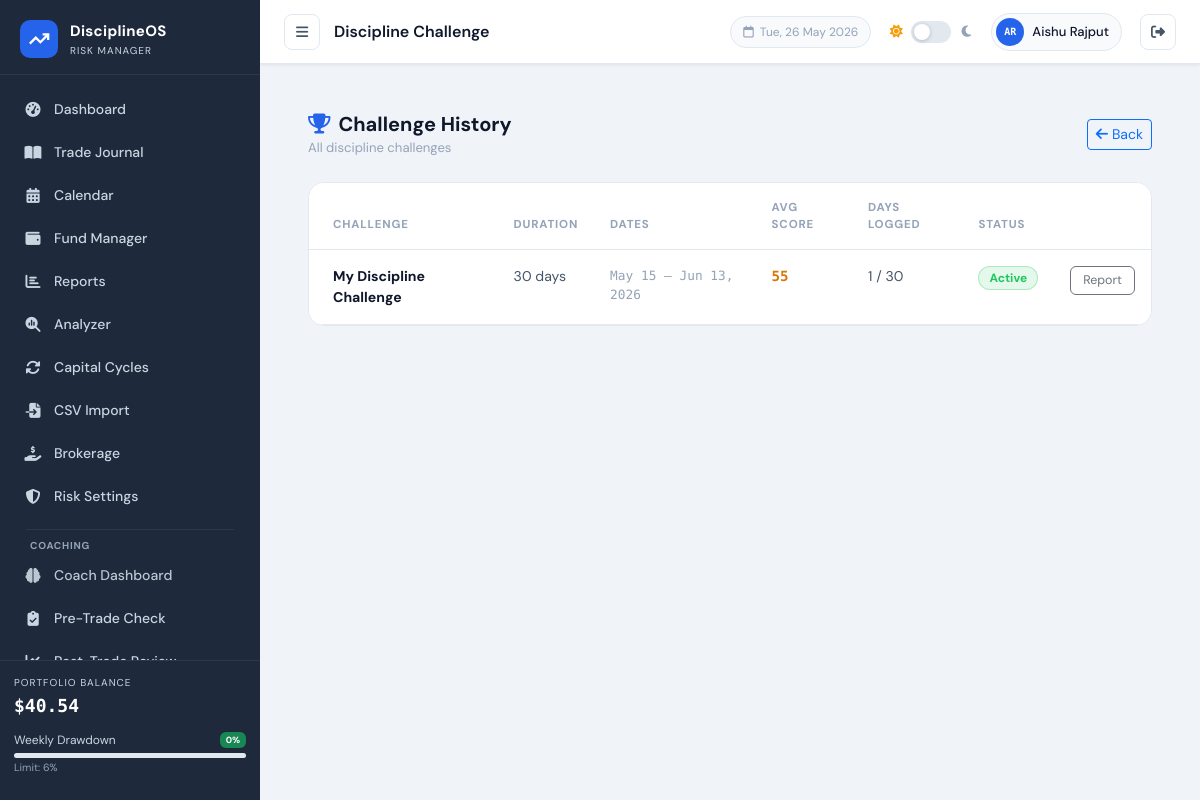
Screenshot of /pages/challenge.php?view=history (signed in) with the database file from the repository.
### tables this page shows
CREATE TABLE `users` (
  `id` int NOT NULL,
  `name` varchar(100) NOT NULL,
  `email` varchar(150) NOT NULL,
  `password` varchar(255) NOT NULL,
  `initial_balance` decimal(15,2) DEFAULT '10000.00',
  `role` enum('user','admin') NOT NULL DEFAULT 'user',
  `last_login_at` datetime DEFAULT NULL,
  `last_active_at` datetime DEFAULT NULL,
  `login_count` int NOT NULL DEFAULT '0',
  `daily_loss_pct` decimal(5,2) DEFAULT NULL,
  `weekly_loss_pct` decimal(5,2) DEFAULT NULL,
  `warning_threshold_pct` decimal(5,2) DEFAULT NULL,
  `profit_lock_mode` tinyint DEFAULT NULL,
  `max_trades_per_day` int DEFAULT NULL,
  `max_risk_per_trade_pct` decimal(5,2) DEFAULT NULL,
  `signup_ip` varchar(45) DEFAULT NULL,
  `created_at` timestamp NOT NULL DEFAULT CURRENT_TIMESTAMP
);

CREATE TABLE `challenges` (
  `id` int NOT NULL,
  `user_id` int NOT NULL DEFAULT '1',
  `title` varchar(150) NOT NULL DEFAULT 'My Discipline Challenge',
  `duration_days` int NOT NULL DEFAULT '30',
  `start_date` date NOT NULL,
  `end_date` date NOT NULL,
  `status` enum('active','completed','abandoned') NOT NULL DEFAULT 'active',
  `starting_capital` decimal(15,2) NOT NULL DEFAULT '0.00',
  `max_risk_per_trade_pct` decimal(5,2) NOT NULL DEFAULT '2.00',
  `max_daily_loss_pct` decimal(5,2) NOT NULL DEFAULT '5.00',
  `max_trades_per_day` tinyint NOT NULL DEFAULT '3',
  `min_risk_reward` decimal(4,1) NOT NULL DEFAULT '2.0',
  `session_start` time DEFAULT NULL,
  `session_end` time DEFAULT NULL,
  `total_xp` int NOT NULL DEFAULT '0',
  `level` tinyint NOT NULL DEFAULT '1',
  `created_at` timestamp NULL DEFAULT CURRENT_TIMESTAMP
);

### pages/challenge.php (the view, shortened to what the rows shown need)
<?php
require_once '../config/db.php';
$rootPath  = '../';
$userId = getCurrentUserId();
$db        = getDB();
$allStmt = $db->prepare("SELECT c.*, COALESCE(AVG(cd.discipline_score),0) as avg_score, COUNT(cd.id) as days_logged FROM challenges c LEFT JOIN challenge_days cd ON cd.challenge_id=c.id AND cd.result IS NOT NULL WHERE c.user_id=? GROUP BY c.id ORDER BY c.created_at DESC");
$allStmt->execute([$userId]);
$allChallenges = $allStmt->fetchAll();
$viewMode = $_GET['view'] ?? 'default';
include '../includes/header.php';
?>
<div class="container-fluid px-3 px-md-4 py-4">
<?php if ($viewMode === 'history'): ?>
<?php if (empty($allChallenges)): ?>
<div class="chal-card text-center py-5">
    <div style="font-size:3rem;margin-bottom:12px">🏆</div>
    <div style="font-size:1.1rem;font-weight:700;color:var(--text-primary)">No challenges yet</div>
    <div style="color:var(--text-muted);margin-top:6px"><a href="challenge.php">Start your first challenge</a></div>
</div>
<?php else: ?>
<div class="chal-card p-0" style="overflow:hidden">
<table class="table table-hover mb-0" style="font-size:.88rem">
    <thead><tr style="background:var(--bg-base);border-bottom:1px solid var(--border)">
        <th class="px-4 py-3" style="font-size:.72rem;text-transform:uppercase;letter-spacing:.07em;color:var(--text-muted);font-weight:700">Challenge</th>
        <th class="px-3 py-3" style="font-size:.72rem;text-transform:uppercase;letter-spacing:.07em;color:var(--text-muted);font-weight:700">Duration</th>
        <th class="px-3 py-3" style="font-size:.72rem;text-transform:uppercase;letter-spacing:.07em;color:var(--text-muted);font-weight:700">Dates</th>
        <th class="px-3 py-3" style="font-size:.72rem;text-transform:uppercase;letter-spacing:.07em;color:var(--text-muted);font-weight:700">Avg Score</th>
        <th class="px-3 py-3" style="font-size:.72rem;text-transform:uppercase;letter-spacing:.07em;color:var(--text-muted);font-weight:700">Days Logged</th>
        <th class="px-3 py-3" style="font-size:.72rem;text-transform:uppercase;letter-spacing:.07em;color:var(--text-muted);font-weight:700">Status</th>
        <th class="px-3 py-3"></th>
    </tr></thead>
    <tbody>
    <?php foreach ($allChallenges as $ch): ?>
    <tr style="border-bottom:1px solid var(--border)">
        <td class="px-4 py-3" style="font-weight:700;color:var(--text-primary)"><?= htmlspecialchars($ch['title']) ?></td>
        <td class="px-3 py-3" style="color:var(--text-secondary)"><?= $ch['duration_days'] ?> days</td>
        <td class="px-3 py-3" style="color:var(--text-muted);font-size:.8rem;font-family:'DM Mono',monospace"><?= date('M j', strtotime($ch['start_date'])) ?> – <?= date('M j, Y', strtotime($ch['end_date'])) ?></td>
        <td class="px-3 py-3"><span style="font-family:'DM Mono',monospace;font-weight:700;color:<?= $ch['avg_score']>=70?'var(--profit)':($ch['avg_score']>=40?'var(--warning)':'var(--loss)') ?>"><?= round($ch['avg_score']) ?></span></td>
        <td class="px-3 py-3" style="color:var(--text-secondary)"><?= $ch['days_logged'] ?> / <?= $ch['duration_days'] ?></td>
        <td class="px-3 py-3"><span class="history-badge hb-<?= $ch['status'] ?>"><?= ucfirst($ch['status']) ?></span></td>
        <td class="px-3 py-3 text-end"><a href="challenge_report.php?challenge_id=<?= $ch['id'] ?>" class="btn btn-xs btn-outline-secondary" style="font-size:.78rem;padding:4px 12px">Report</a></td>
    </tr>
    <?php endforeach; ?>
    </tbody>
</table>
</div>
<?php endif; ?>
<?php endif; ?>
</div>
<?php include '../includes/footer.php'; ?>

### includes/header.php (shortened to what the rows shown need)
<?php
$currentPage = basename($_SERVER['PHP_SELF'], '.php');
?>
<!DOCTYPE html>
<html lang="en" data-theme="light">
<head>
    <link href="https://cdn.jsdelivr.net/npm/bootstrap@5.3.2/dist/css/bootstrap.min.css" rel="stylesheet">
    <link href="https://cdnjs.cloudflare.com/ajax/libs/font-awesome/6.5.0/css/all.min.css" rel="stylesheet">
    <link href="<?= $rootPath ?? '' ?>assets/css/style.css" rel="stylesheet">
</head>
<body>
        <?php if (isAdmin()): ?>
        <div style="margin:12px 16px;border-top:1px solid rgba(255,255,255,.07)"></div>
        <div style="font-size:10px;font-weight:700;letter-spacing:.08em;color:rgba(250,204,21,.7);text-transform:uppercase;padding:4px 20px 2px">
            <i class="fas fa-shield-halved me-1" style="color:rgba(250,204,21,.7)"></i>Admin Only
        </div>
        <a href="<?= $rootPath ?? '' ?>pages/admin.php" class="nav-item <?= $currentPage === 'admin' ? 'active' : '' ?>" style="margin:2px 12px;border-radius:8px">
            <i class="fas fa-chart-line" style="color:rgba(250,204,21,.8)"></i><span style="font-weight:700">User Analytics</span>
        </a>
        <a href="<?= $rootPath ?? '' ?>demo/index.php" class="nav-item" style="background:linear-gradient(135deg,rgba(124,58,237,.12),rgba(37,99,235,.12));border:1px solid rgba(124,58,237,.25);margin:4px 12px;border-radius:8px;padding:10px 14px">
            <i class="fas fa-flask-vial" style="color:var(--accent-purple)"></i><span style="font-weight:700">Demo Trading</span>
        </a>
        <a href="<?= $rootPath ?? '' ?>india/index.php" class="nav-item" style="background:linear-gradient(135deg,rgba(255,153,51,.12),rgba(19,136,8,.12));border:1px solid rgba(255,153,51,.25);margin:4px 12px;border-radius:8px;padding:10px 14px">
            <span style="font-size:16px;margin-right:2px">🇮🇳</span><span style="font-weight:700">India Market</span>
        </a>
        <?php endif; ?>
<div class="main-wrapper" id="mainWrapper">
    <header class="top-bar">
        <div class="topbar-right">
            <?php
            $__loggedUser = getLoggedInUser();
            $__uname      = $__loggedUser['name'] ?? ($_SESSION['user_name'] ?? 'User');
            $__words      = array_filter(explode(' ', $__uname));
            $__initials   = strtoupper(implode('', array_map(fn($w) => $w[0], $__words)));
            $__initials   = substr($__initials, 0, 2);
            ?>
            <div class="user-chip" style="cursor:pointer" title="Account Settings"
                 onclick="window.location='<?= $rootPath ?? '' ?>pages/account.php'">
                <div class="user-avatar"><?= htmlspecialchars($__initials) ?></div>
                <span><?= htmlspecialchars($__uname) ?></span>
            </div>
        </div>
    </header>
    <div class="page-content">

### rows the page displays
users: name "AR", name "Aishu Rajput"
challenges: title "My Discipline Challenge", duration_days "30", start_date "May 15", end_date "Jun 13, 2026", avg_score "55", days_logged "1", status "Active"

### other values shown
APP_NAME "DisciplineOS"
formatUSD($balance) "$40.54"
$weeklyDD "0"
$titles[$currentPage] "Discipline Challenge"
